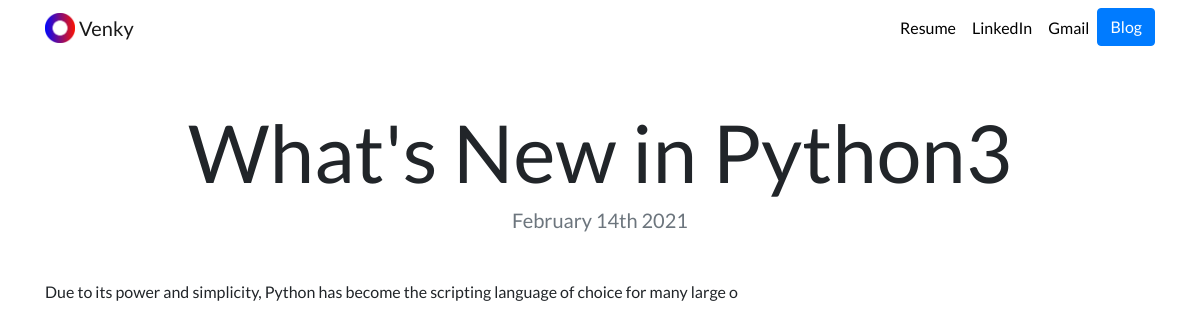
The app's page /blog/4/ with its own data.
### blog/models.py (models this page shows, shortened)
class Blog(models.Model):
    title = models.CharField(max_length=100)
    date_posted = models.DateField(auto_now=True)
    description = models.CharField(max_length=100)

### blog/views.py (the view)
# urls.py: path('<int:blog_id>/', views.detail, name='detail')
def detail(request, blog_id):
    blog_object = get_object_or_404(Blog, pk=blog_id)
    return render(request, 'blog/detail.html', {'blogId': blog_object})

### blog/templates/blog/detail.html
{% extends "portfolio/base.html" %}
{% load static %}
{% block content %}
<h1 class="text-center mt-5" id="blogdetailtitle">{{ blogId.title }}</h1>
<h5 class="text-center text-muted mb-5">{{ blogId.date_posted|date:'F jS Y' }}</h5>
{{ blogId.description|safe }}
{% endblock %}

### portfolio/static/portfolio/custom.css (style rules this page uses)
body { font-family: 'Lato', sans-serif; }
@media (min-width: 992px) { #blogdetailtitle { font-size: 5rem; } }

### records on screen
Blog: title "What's New in Python3", date_posted "February 14th 2021", description "Due to its power and simplicity, Python has become the scripting language of choice for many large o"
